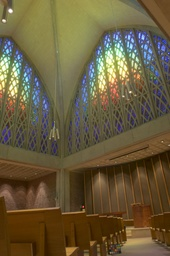
#> input picture python/images/URChapel.jpg, 170 x 256 px, shrunk from 2848 x 4288 before the run
$ python key.py   (older library calls are emulated)
#> lines starting #> are read from the running program, lines starting #| are printed output that depends on the picture; long printed decimals are rounded
import time
from skimage.io import imread
import numpy as np
import matplotlib.pyplot as plt
from scipy.stats import skew
from scipy.stats import kurtosis
import imageio

img = imread('./images/URChapel.jpg')
#> img is the input picture: shape (256, 170, 3); mean R, G, B 104.1, 91.4, 60.9

# plt.figure()
# plt.imshow(img)
# plt.show(block=False)

r = img[:, :, 0] / 255
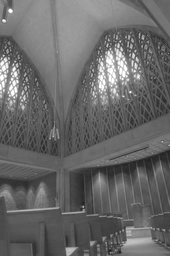
#> r: shape (256, 170) float64; min 0.102, max 1, mean 0.408
g = img[:, :, 1] / 255
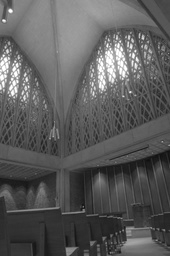
#> g: shape (256, 170) float64; min 0.0588, max 1, mean 0.358
b = img[:, :, 2] / 255
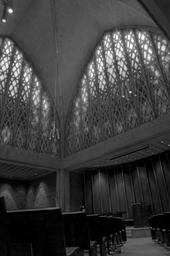
#> b: shape (256, 170) float64; min 0, max 1, mean 0.239

L = np.ravel(0.2126 * r + 0.7152 * g + 0.0722 * b)  # pretvori u 1D niz

# In this equation Lmax and Lmin are the maximum and minimum luminance values,
# respectively, once a percentage of outlier pixels (both on the dark and bright sides) has been
# eliminated.
# We calculate two key values, k5 and k1, considering 5 % or 1 % of the pixels as outliers, respectively.
# Sta sad smatra kao outliere, da li su 5% najsvijetlijih i najtamnijih, tj. 2.5% najsvjetlijih i 2.5% najtamnijih?

L_sorted = np.sort(L)
L_sorted_median = np.median(L_sorted)
#> L_sorted_median = 0.342


def print_L_stats(L):
    print(len(L))
#| 43085
    Lmax = np.max(L)
#> Lmax = 0.97
    Lmin = np.min(L)
#> Lmin = 0.112
    logLmax = np.log(Lmax)
#> logLmax = -0.0301
    logLmin = np.log(Lmin)
#> logLmin = -2.19
    print('Lmax =', Lmax, 'Lmin =', Lmin)
#| Lmax = 0.9704 Lmin = 0.1121
    print('logLmax =', logLmax, 'logLmin =', logLmin)
#| logLmax = -0.03007 logLmin = -2.188

    Lavg = np.sum(L) / len(L)
#> Lavg = 0.359
    eps = np.finfo(float).eps
    LH = np.exp(np.sum(np.log(L + eps)) / len(L))
#> LH = 0.332
    logLH = np.log(LH)
#> logLH = -1.1
    print('Lavg =', Lavg, 'LH =', LH)
#| Lavg = 0.3586 LH = 0.332
    print('logLH =', logLH)
#| logLH = -1.103

    k = (logLH - logLmin) / (logLmax - logLmin)
#> k = 0.503
    print('k =', k)
#| k = 0.5029

    var = np.var(L)
#> var = 0.0202
    print('V_L =', var)
#| V_L = 0.02022

    std_dev = np.std(L)
#> std_dev = 0.142
    print('Standardna devijacija =', std_dev)
#| Standardna devijacija = 0.1422

    skewness = skew(L)
#> skewness = 0.969
    print('Skewness =', skewness)
#| Skewness = 0.9689

    kurtosis_ = kurtosis(L)
#> kurtosis_ = 1.54
    print('Kurtosis =', kurtosis_)
#| Kurtosis = 1.536

    start = time.time()
    temp = [ 1 for i in (L * 255) if i >= 254 ]
#> temp = []
    print('Kraj {}'.format(time.time() - start))
    pov = np.sum(temp) / len(L)
#> pov = 0
    print('pov =', pov)
#| pov = 0.0

    gamma = 2.4379 + 0.2319 * logLH - 1.1228 * k + 0.0085 * pov
#> gamma = 1.62
    print('Gamma =', gamma)
#| Gamma = 1.617


# [5 lines of commented-out code are left out]
print('\n\nL odsjeceno gore i dole za 0.5%')
print_L_stats([i for i in L_sorted[np.int(len(L_sorted)*(0.5/100)): np.int(len(L_sorted) - len(L_sorted)*(0.5/100))]])

# apsolutna razlika medijana i vrijednosti niza
L_diff_with_median = np.abs(L_sorted - np.median(L_sorted))
# oni odzada ce biti najvise udaljeni od medijana
sorted_indices = np.argsort(L_diff_with_median)

# [6 lines of commented-out code are left out]

print('\n\nL odsjeceno po udaljenosti 1%', -
      np.int(len(sorted_indices) * 1 / 100))
#| L odsjeceno po udaljenosti 1% -435

# posljednih 1% niza dobijenog argsort-om su oni najudaljeniji od medijana - outlier-i
indices_to_delete = sorted_indices[-np.int(len(sorted_indices) * 1 / 100):]
#> indices_to_delete = 435 values, max 43519 at index 434, min 43085 at index 0, mean 43302
print_L_stats(np.delete(L_sorted, indices_to_delete))
#| 43085
#| Lmax = 0.9081 Lmin = 0.06958
#| logLmax = -0.09637 logLmin = -2.665
#| Lavg = 0.3544 LH = 0.3283
#| logLH = -1.114
#| k = 0.6039
#| V_L = 0.01884
#| Standardna devijacija = 0.1372
#| Skewness = 0.7542
#| Kurtosis = 0.7524
#| pov = 0.0
#| Gamma = 1.502

# https://www.pyimagesearch.com/2015/10/05/opencv-gamma-correction/
